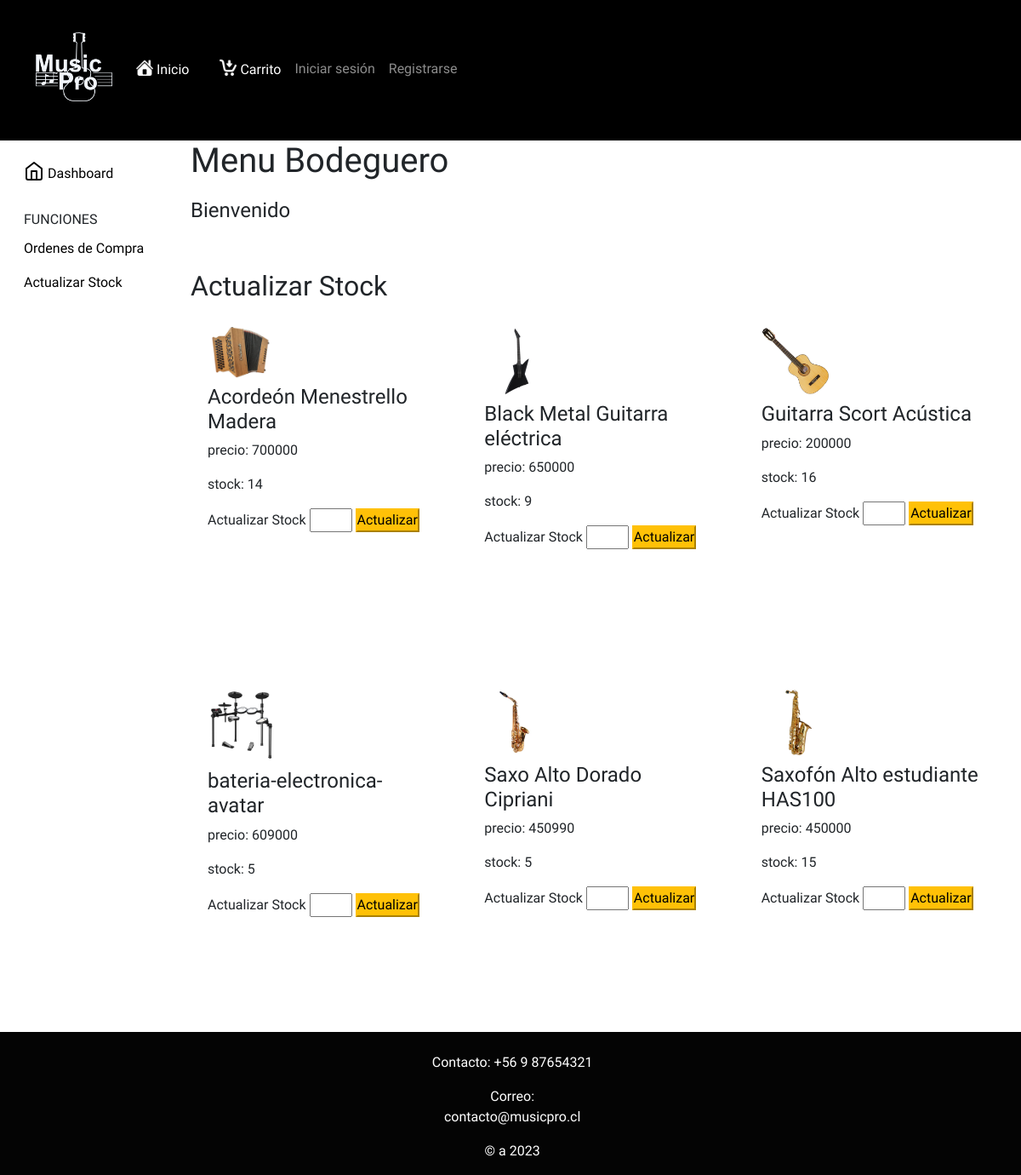
The app's page /bodegueroStock, older data.
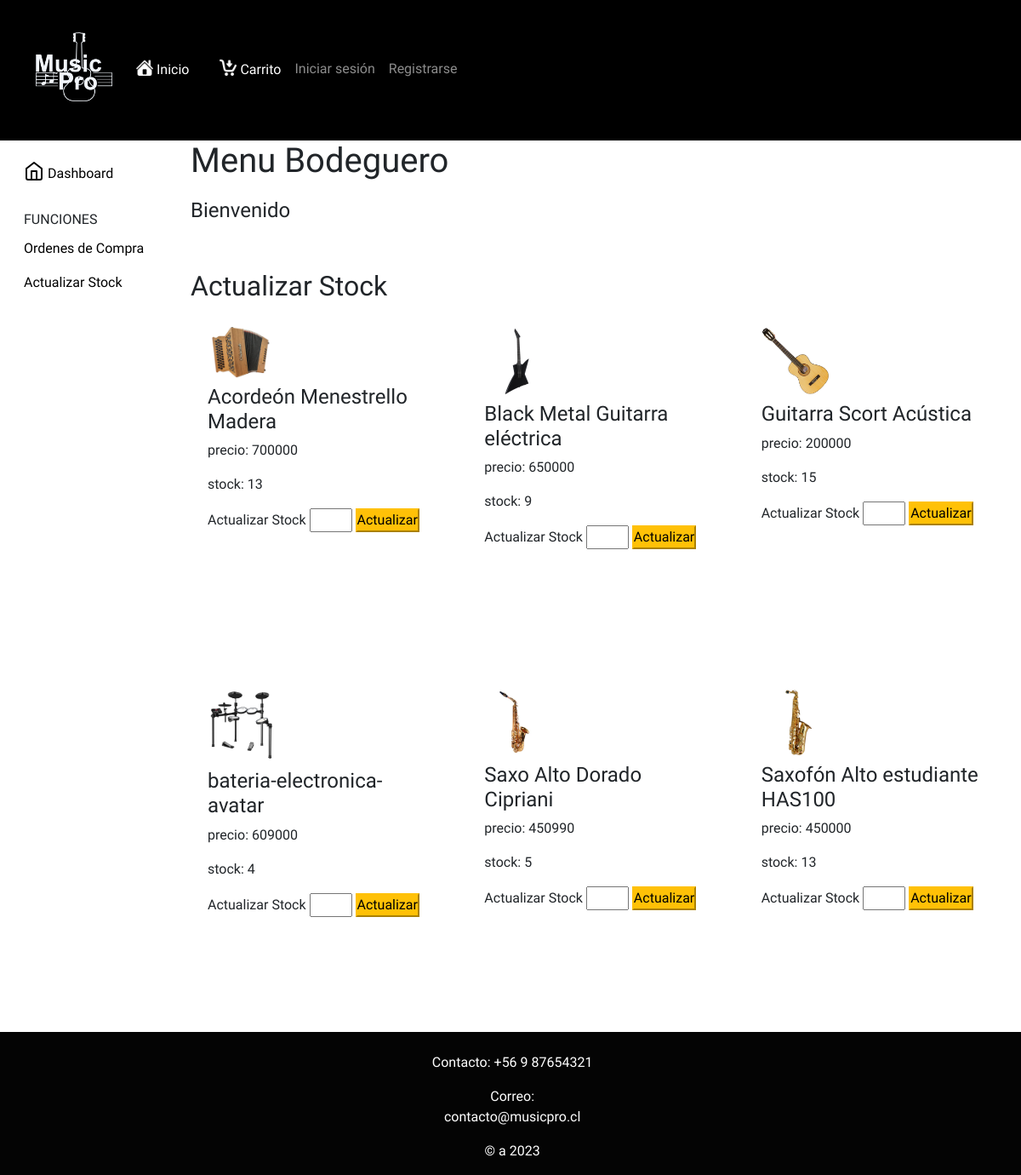
The same page, newer data.
### core/models.py (models this page shows, shortened)
class Producto(models.Model):
    nombre = models.CharField(max_length=40)
    precio = models.IntegerField(default=0)
    stock = models.IntegerField(default=0)
    imagen =models.ImageField(upload_to='')
    descripcion = models.CharField(max_length=500, default='')
    idTipoProducto = models.ForeignKey(TipoProducto, on_delete=models.SET_NULL, null=True)

### core/views.py (the view)
# urls.py: path('bodegueroStock', bodegueroStock, name="bodegueroStock"),
def bodegueroStock(request):
    contexto = {
        'productos' : Producto.objects.all()
    }
    return render(request,'core/bodegueroStock.html', contexto)

### core/context_processor.py (called while the page is built)
def total_carrito(request):
    total = 0
    if 'carrito' in request.session:
        for key, value in request.session["carrito"].items():
            total += int(value["acumulado"])
    return {"total_carrito":total}

### core/templates/core/BodegueroStock.html (shortened to what this page needs)
{% extends "core/layout.html" %}
{% load static %}
{% block head %}
<link rel="stylesheet" href="{% static 'core/css/bodegueroStock.css' %}">
{% endblock %}
{% block content %}
<div class="container-fluid">
    <div class="row">
        <nav id="sidebarMenu" class="col-md-3 col-lg-2 d-md-block bg-body-tertiary sidebar collapse">
            <div class="position-sticky pt-3 sidebar-sticky">
                <ul class="nav flex-column">
                    <li class="nav-item">
                        <a class="nav-link active" aria-current="page" href="#" id="btnInicio" style="color: black;">
                            Dashboard
                        </a>
                    </li>
                    <h6
                        class="sidebar-heading d-flex justify-content-between align-items-center px-3 mt-4 mb-1 text-body-secondary text-uppercase">
                        <span>Funciones</span>
                    </h6>
                    <li class="nav-item">
                        <a class="nav-link" href="{% url 'bodeguero' %}" id="btnPagos" style="color: black;"> Ordenes de Compra</a>
                    </li>
                    <li class="nav-item">
                        <a class="nav-link" href="{% url 'bodegueroStock' %}" id="ActualizarStock" style="color: black;"> Actualizar Stock</a>
                    </li>
                </ul>
            </div>
        </nav>
        <main class="col-md-9 ms-sm-auto col-lg-10 px-md-4">
            <H1>Menu Bodeguero</H1>
            <div id="inicio" style="display: block; margin-top: 2%;">
                <h4>Bienvenido {{request.session.nombre}}</h4>
            </div>
            <br><br>
            <div id="tblEnvios" style="display: block;">
                <h2>Actualizar Stock</h2>
                <div class="row row-cols-3">
                    {% for i in productos %}
                    <div class="col-sm-4 mb-4">
                        <form action="/ActualizarStock/" method="post">
                            <div class="producto">
                            <img id="imgPro" src="/media/{{i.imagen}}" class="figure-img img-fluid">
                            <h4>{{i.nombre}}</h4>
                            <p>precio: {{i.precio}}</p>
                            <p>stock: {{i.stock}}</p>
                            <Label for="NewStock">Actualizar Stock</Label>
                            <input type="number" id="NewStock" name="NewStock"  size="4" class="" required>
                            <button type="submit" class="btn-warning"> Actualizar</button>
                            </div>
                        </form>
                    </div>
                    {% endfor %}
                </div>
            </div>
        </main>
    </div>
</div>
{% endblock %}

Row changes from the older to the newer data that the page shows:
changed Producto "Acordeón Menestrello Madera": stock "14" → "13"
changed Producto "Guitarra Scort Acústica": stock "16" → "15"
changed Producto "bateria-electronica-avatar": stock "5" → "4"
changed Producto "Saxofón Alto estudiante HAS100": stock "15" → "13"
